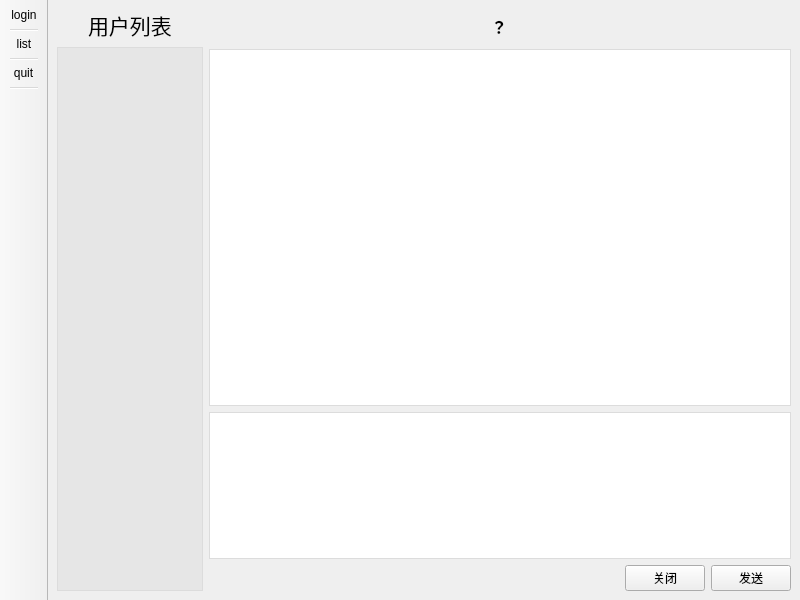
<?xml version="1.0" encoding="UTF-8"?>
<ui version="4.0">
 <class>MainWindow</class>
 <widget class="QMainWindow" name="MainWindow">
  <property name="geometry">
   <rect>
    <x>0</x>
    <y>0</y>
    <width>800</width>
    <height>600</height>
   </rect>
  </property>
  <property name="windowTitle">
   <string>MainWindow</string>
  </property>
  <property name="styleSheet">
   <string notr="true">QToolBar{
background-color:rgb(180,0,255)
}
background-color:rgb(255,255,255);
</string>
  </property>
  <widget class="QWidget" name="centralwidget">
   <layout class="QHBoxLayout" name="horizontalLayout_2" stretch="2,8">
    <item>
     <layout class="QVBoxLayout" name="verticalLayout_4">
      <item alignment="Qt::AlignHCenter">
       <widget class="QLabel" name="label_2">
        <property name="font">
         <font>
          <family>幼圆</family>
          <pointsize>16</pointsize>
         </font>
        </property>
        <property name="text">
         <string>用户列表</string>
        </property>
       </widget>
      </item>
      <item>
       <widget class="QListWidget" name="online">
        <property name="styleSheet">
         <string notr="true">background-color:rgb(230,230,230);
border:1px solid rgb(220,220,220);</string>
        </property>
       </widget>
      </item>
     </layout>
    </item>
    <item>
     <layout class="QVBoxLayout" name="verticalLayout_2" stretch="0,4,2">
      <item alignment="Qt::AlignHCenter">
       <widget class="QLabel" name="label">
        <property name="font">
         <font>
          <family>微软雅黑</family>
          <pointsize>12</pointsize>
          <weight>75</weight>
          <bold>true</bold>
         </font>
        </property>
        <property name="styleSheet">
         <string notr="true">margin-top:5px;
margin-bottom:5px;</string>
        </property>
        <property name="text">
         <string>？</string>
        </property>
       </widget>
      </item>
      <item>
       <widget class="QListWidget" name="message">
        <property name="styleSheet">
         <string notr="true">border: 1px solid rgb(220,220,220);</string>
        </property>
       </widget>
      </item>
      <item>
       <layout class="QVBoxLayout" name="verticalLayout" stretch="0,0">
        <item>
         <widget class="QTextEdit" name="content">
          <property name="styleSheet">
           <string notr="true">border:1px solid rgb(220,220,220);</string>
          </property>
         </widget>
        </item>
        <item>
         <layout class="QHBoxLayout" name="horizontalLayout">
          <item>
           <spacer name="horizontalSpacer">
            <property name="orientation">
             <enum>Qt::Horizontal</enum>
            </property>
            <property name="sizeHint" stdset="0">
             <size>
              <width>40</width>
              <height>20</height>
             </size>
            </property>
           </spacer>
          </item>
          <item>
           <widget class="QPushButton" name="close">
            <property name="text">
             <string>关闭</string>
            </property>
           </widget>
          </item>
          <item>
           <widget class="QPushButton" name="send">
            <property name="text">
             <string>发送</string>
            </property>
           </widget>
          </item>
         </layout>
        </item>
       </layout>
      </item>
     </layout>
    </item>
   </layout>
  </widget>
  <widget class="QToolBar" name="toolBar">
   <property name="windowTitle">
    <string>toolBar</string>
   </property>
   <property name="movable">
    <bool>false</bool>
   </property>
   <property name="allowedAreas">
    <set>Qt::LeftToolBarArea</set>
   </property>
   <property name="orientation">
    <enum>Qt::Vertical</enum>
   </property>
   <property name="iconSize">
    <size>
     <width>40</width>
     <height>40</height>
    </size>
   </property>
   <attribute name="toolBarArea">
    <enum>LeftToolBarArea</enum>
   </attribute>
   <attribute name="toolBarBreak">
    <bool>false</bool>
   </attribute>
   <addaction name="login"/>
   <addaction name="separator"/>
   <addaction name="list"/>
   <addaction name="separator"/>
   <addaction name="quit"/>
   <addaction name="separator"/>
  </widget>
  <action name="login">
   <property name="icon">
    <iconset resource="res.qrc">
     <normaloff>:/res/login.png</normaloff>:/res/login.png</iconset>
   </property>
   <property name="text">
    <string>login</string>
   </property>
  </action>
  <action name="quit">
   <property name="icon">
    <iconset resource="res.qrc">
     <normaloff>:/res/quit.png</normaloff>:/res/quit.png</iconset>
   </property>
   <property name="text">
    <string>quit</string>
   </property>
  </action>
  <action name="list">
   <property name="icon">
    <iconset resource="res.qrc">
     <normaloff>:/res/listuser.png</normaloff>:/res/listuser.png</iconset>
   </property>
   <property name="text">
    <string>list</string>
   </property>
  </action>
 </widget>
 <resources>
  <include location="res.qrc"/>
 </resources>
 <connections/>
</ui>
